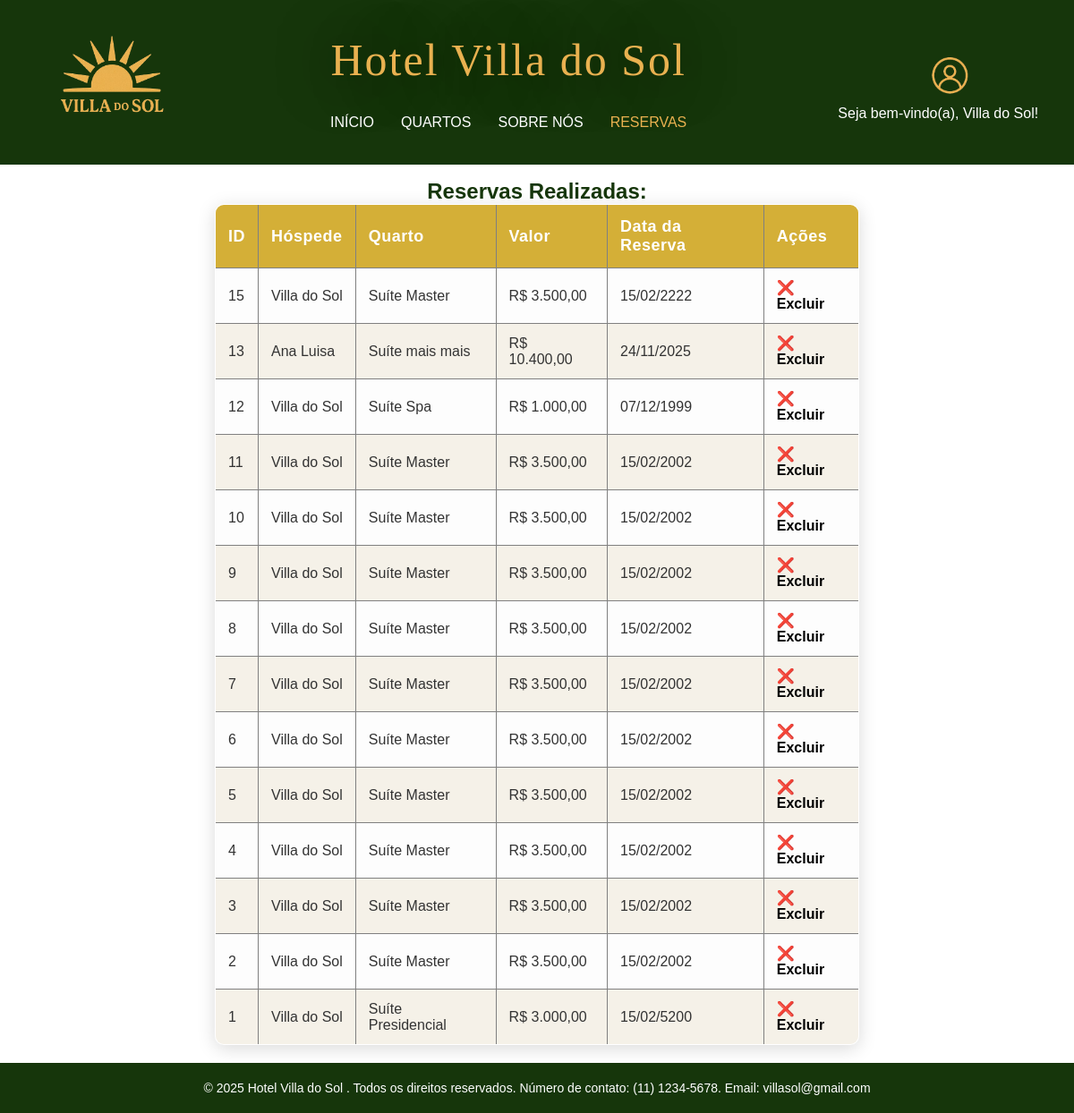
The page /View/reservadas/listarReserva.php (signed in) on the database its author committed.
### tables this page shows
CREATE TABLE `reserva` (
  `id_reserva` int(11) NOT NULL,
  `data` date NOT NULL,
  `id_usuario` int(11) NOT NULL,
  `id_quarto` int(11) NOT NULL
);

CREATE TABLE `cadastro` (
  `id` int(11) NOT NULL,
  `nome` varchar(255) NOT NULL,
  `email` varchar(255) NOT NULL,
  `telefone` varchar(20) NOT NULL,
  `cpf` varchar(14) NOT NULL,
  `senha` varchar(255) NOT NULL
);

CREATE TABLE `quartos` (
  `id` int(11) NOT NULL,
  `nome_quarto` varchar(255) NOT NULL,
  `descricao` text NOT NULL,
  `img` varchar(255) NOT NULL,
  `valor` decimal(10,2) NOT NULL,
  `reserva` tinyint(1) DEFAULT NULL
);

### View/reservadas/listarReserva.php (the view, shortened to what this page needs)
<?php
require_once "C:/Turma1/xampp/htdocs/hotel-project/DB/Database.php";
$stmt = $pdo->query("
    SELECT
        r.id_reserva,
        r.data,
        c.nome AS nome_usuario,
        q.nome_quarto,
        q.valor
    FROM reserva r
    JOIN cadastro c ON r.id_usuario = c.id
    JOIN quartos q ON r.id_quarto = q.id
    ORDER BY r.id_reserva DESC
");
$reservas = $stmt->fetchAll(PDO::FETCH_ASSOC);
?>
<!DOCTYPE html>
<html lang="pt-br">
<head>
  <link rel="stylesheet" href="../../css/reservar.css">
</head>
<body>
<?php
if (isset($_SESSION['email']) && $_SESSION['email'] == 'v1ll4s0l@gmail.com') {
  echo '<nav>
    <div class="menu">
      <div class="menulogo">
        <img src="../../img/logo-2.png" alt="">
      </div>
      <div class="textos-nav">
        <h1>Hotel Villa do Sol</h1>
        <ul>
          <li><a href="../../index.php">INÍCIO</a></li>
          <li><a href="../../quartos.php">QUARTOS</a></li>
          <li><a href="../../sobre.php">SOBRE NÓS</a></li>
          <li><a href="listarReserva.php">RESERVAS</a></li>
        </ul>
      </div>';
      if (isset($_SESSION['nome'])) {
          echo "<div class='usuario'><a href='../Usuario/exibir' class='cadastro'>
          <img src='../../img/logo-cadastro-feito.png'></a>Seja bem-vindo(a), " . $_SESSION['nome'] . "!</div>";
      }
  echo '</div></nav>';
}
?>
<main class="container">
  <h2 class="titulo">Reservas Realizadas: </h2>
  <?php if (empty($reservas)): ?>
    <p class="titulo">Nenhuma reserva cadastrada.</p>
  <?php else: ?>
    <table border ="1" cellpadding="5" cellspacing="0" class="tabela-reservas">
      <thead>
        <tr>
          <th>ID</th>
          <th>Hóspede</th>
          <th>Quarto</th>
          <th>Valor</th>
          <th>Data da Reserva</th>
          <th>Ações</th>
        </tr>
      </thead>
      <tbody>
        <?php foreach ($reservas as $reserva): ?>
          <tr>
            <td><?= htmlspecialchars($reserva['id_reserva']) ?></td>
            <td><?= htmlspecialchars($reserva['nome_usuario']) ?></td>
            <td><?= htmlspecialchars($reserva['nome_quarto']) ?></td>
            <td>R$ <?= number_format($reserva['valor'], 2, ',', '.') ?></td>
            <td><?= date("d/m/Y", strtotime($reserva['data'])) ?></td>
            <td>
              <a href="excluirReserva.php?id=<?= $reserva['id_reserva'] ?>"
                 onclick="return confirm('Tem certeza que deseja excluir esta reserva?')">
                 ❌ Excluir
              </a>
            </td>
          </tr>
        <?php endforeach; ?>
      </tbody>
    </table>
  <?php endif; ?>
</main>
<footer>
  <p>© 2025 Hotel Villa do Sol . Todos os direitos reservados.
    Número de contato: (11) 1234-5678. Email: villasol@gmail.com
  </p>
</footer>
</body>
</html>

### css/reservar.css (style rules this page uses)
* { margin: 0; padding: 0; box-sizing: border-box; font-family: 'Varela Round', sans-serif; color: white; }
body, html { height: 100%; width: 100%; overflow-x: hidden; color: #000; }
body p { color: #000; text-align: center; }
nav { width: 160%; background-color: #16360B; display: flex; justify-content: space-between; align-items: center; padding: 15px 50px; z-index: 1000; backdrop-filter: blur(8px); position: fixed; }
.cadastro img { width: 70px; height: 70px; display: flex; margin-left: 90px; }
.menu { display: flex; align-items: center; justify-content: space-between; width: 61%; }
.menulogo img { height: 150px; width: 150px; }
.textos-nav { text-align: center; display: flex; flex-direction: column; gap: 2em; }
.textos-nav h1 { font-size: 50px; letter-spacing: 2px; font-weight: 500; text-align: center; font-family: 'titulo'; color: #E9B150; text-shadow: 0.5px 0.5px 65px rgb(0, 0, 0) }
.textos-nav ul { list-style: none; display: flex; justify-content: center; gap: 30px; }
.textos-nav a { text-decoration: none; color: rgb(255, 255, 255); font-weight: 500; transition: 0.3s; }
nav a[href *="listarReserva"] { color: #E9B150; }
.titulo { margin-top: 50px; margin-top: 200px; }
footer { bottom: 0; width: 100%; }
footer p { background: #16360B; color: white; text-align: center; padding: 20px; font-size: 14px; }
.tabela-reservas { width: 60%; border-collapse: collapse; background: #fff; border-radius: 10px; overflow: hidden; box-shadow: 0 4px 20px rgba(0, 0, 0, 0.15); font-family: "Georgia", serif; margin-left: 20%; margin-bottom: 20px; }
.tabela-reservas thead th { background: #d4af37; color: #ffffff; padding: 14px; font-size: 18px; text-align: left; letter-spacing: 0.5px; }
.tabela-reservas tbody tr { background: #fdfdfd; transition: 0.3s ease; }
.tabela-reservas tbody tr:nth-child(even) { background: #f5f1e8; }
.tabela-reservas td { padding: 12px 14px; font-size: 16px; color: #333; }
.tabela-reservas a { text-decoration: none; color: #000000; font-weight: bold; transition: 0.3s; }
.titulo { color: #16360B; text-align: center; }

### rows shown on the page
reserva: id_reserva "15", cadastro.nome "Villa do Sol", id_quarto.nome_quarto "Suíte Master", id_quarto.valor "3.500,00", data "15/02/2222"
reserva: id_reserva "13", cadastro.nome "Ana Luisa", id_quarto.nome_quarto "Suíte mais mais", id_quarto.valor "10.400,00", data "24/11/2025"
reserva: id_reserva "12", cadastro.nome "Villa do Sol", id_quarto.nome_quarto "Suíte Spa", id_quarto.valor "1.000,00", data "07/12/1999"
reserva: id_reserva "11", cadastro.nome "Villa do Sol", id_quarto.nome_quarto "Suíte Master", id_quarto.valor "3.500,00", data "15/02/2002"
reserva: id_reserva "10", cadastro.nome "Villa do Sol", id_quarto.nome_quarto "Suíte Master", id_quarto.valor "3.500,00", data "15/02/2002"
reserva: id_reserva "9", cadastro.nome "Villa do Sol", id_quarto.nome_quarto "Suíte Master", id_quarto.valor "3.500,00", data "15/02/2002"
reserva: id_reserva "8", cadastro.nome "Villa do Sol", id_quarto.nome_quarto "Suíte Master", id_quarto.valor "3.500,00", data "15/02/2002"
reserva: id_reserva "7", cadastro.nome "Villa do Sol", id_quarto.nome_quarto "Suíte Master", id_quarto.valor "3.500,00", data "15/02/2002"
reserva: id_reserva "6", cadastro.nome "Villa do Sol", id_quarto.nome_quarto "Suíte Master", id_quarto.valor "3.500,00", data "15/02/2002"
reserva: id_reserva "5", cadastro.nome "Villa do Sol", id_quarto.nome_quarto "Suíte Master", id_quarto.valor "3.500,00", data "15/02/2002"
reserva: id_reserva "4", cadastro.nome "Villa do Sol", id_quarto.nome_quarto "Suíte Master", id_quarto.valor "3.500,00", data "15/02/2002"
reserva: id_reserva "3", cadastro.nome "Villa do Sol", id_quarto.nome_quarto "Suíte Master", id_quarto.valor "3.500,00", data "15/02/2002"
reserva: id_reserva "2", cadastro.nome "Villa do Sol", id_quarto.nome_quarto "Suíte Master", id_quarto.valor "3.500,00", data "15/02/2002"
reserva: id_reserva "1", cadastro.nome "Villa do Sol", id_quarto.nome_quarto "Suíte Presidencial", id_quarto.valor "3.000,00", data "15/02/5200"

### other values the page prints
$_SESSION['nome'] "Villa do Sol"
